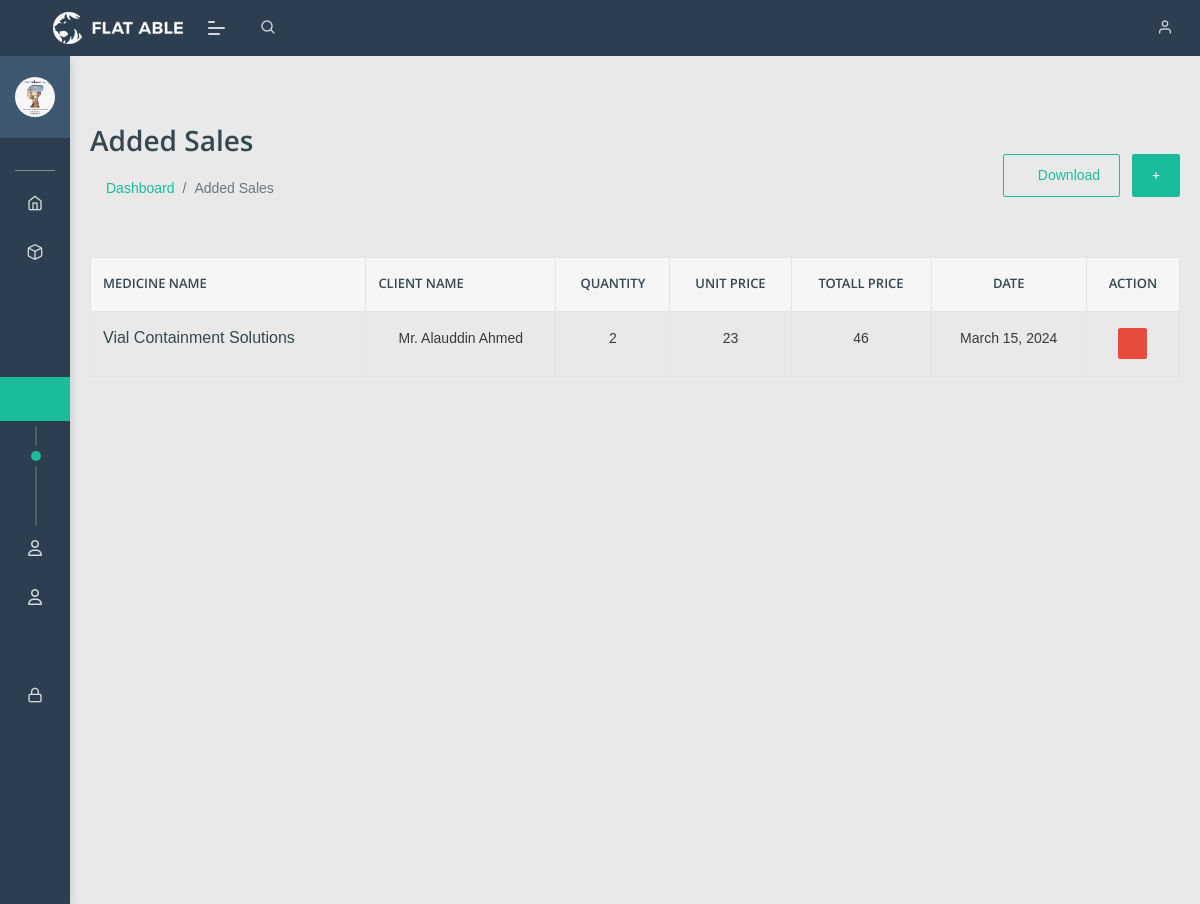
/view-sale/ (signed in), run on the app's committed database.
### Auth_App/models.py (models this page shows, shortened)
class UserProfile(models.Model):
    user = models.OneToOneField(User, on_delete=models.CASCADE, related_name='user_profile')
    addess = models.CharField(max_length=160, null=True)
    dob = models.DateField(null=True)
    phone = models.CharField(max_length=20, null=True)
    profile_pic = models.ImageField(upload_to='profile_img', null=True)

### Pharmacey_App/models.py (models this page shows, shortened)
class Sale(models.Model):
    Product = models.ForeignKey(Medicine, on_delete=models.CASCADE, related_name='sele_medicine')
    client = models.ForeignKey(Client, on_delete=models.CASCADE)
    quntity = models.IntegerField()
    sale_date = models.DateField(auto_now=True)
    def get_total_price(self):
        total = self.Product.selling_Price * self.quntity
        return total

class Medicine(models.Model):
    medicine = models.OneToOneField(Stock_Medisice, on_delete=models.CASCADE)
    selling_Price = models.IntegerField()
    discount = models.IntegerField(null=True, blank=True)
    Description = models.TextField()

class Stock_Medisice(models.Model):
    medicine_name = models.CharField(max_length=160)
    Category = models.ForeignKey(Catagory,on_delete=models.CASCADE)
    Supplier = models.ForeignKey(Suplier, on_delete=models.CASCADE)
    price = models.IntegerField(default=0)
    quatity = models.IntegerField(default=0)
    exire_date = models.DateField()
    medicine_img = models.ImageField(upload_to='medicine_pic')

class Client(models.Model):
    name = models.CharField(max_length=160)
    email = models.EmailField()
    phone = models.CharField(max_length=20)
    company = models.CharField(max_length=150)
    address = models.CharField(max_length=560)
    product = models.CharField(max_length=160)
    description = models.TextField()

### Pharmacey_App/views.py (the view)
# urls.py: path('view-sale/', views.View_Sale, name='view_sale'),
@login_required()
def View_Sale(request):
    sale = Sale.objects.all()
    context = {
        'sale':sale
    }
    return render(request, 'HOD/view_sale.html', context)

### templates/HOD/view_sale.html (shortened to what this page needs)
{% extends "base.html" %}
{% load static %}
{% block body_block %}
<div class="card-body">
    <div class="page-header">
       <div class="row align-items-center">
          <div class="col">
             <h3 class="page-title">Added Sales</h3>
             <ul class="breadcrumb">
                <li class="breadcrumb-item"><a href="index.html">Dashboard</a></li>
                <li class="breadcrumb-item active">Added Sales</li>
             </ul>
          </div>
          <div class="col-auto text-right float-right ml-auto">
             <a href="#" class="btn btn-outline-primary mr-2"><i class="fas fa-download"></i> Download</a>
             <a href="" class="btn btn-primary"><i class="fas fa-plus"></i></a>
          </div>
       </div>
    </div>
    <div class="table-responsive">
        <table class="table table-hover mb-0 table-bordered">
            <thead>
                <tr>
                    <th>Medicine Name</th>
                    <th>Client Name</th>
                    <th class="text-center">Quantity</th>
                    <th class="text-center">Unit Price</th>
                    <th class="text-center">Totall Price</th>
                    <th class="text-center">Date</th>
                    <th class="text-center">Action</th>
                </tr>
            </thead>
            <tbody>
            {% for i in sale %}
                <tr>
                    <td>
                        <div class="d-inline-block align-middle">
                                <h6>{{i.Product.medicine.medicine_name}}</h6>
                            </div>
                        </div>
                    <td class="text-center">{{i.client.name}}</td>
                    <td class="text-center">{{i.quntity}}</td>
                    <td class="text-center">{{i.Product.selling_Price}}</td>
                    <td class="text-center">{{i.get_total_price}}</td>
                    <td class="text-center">{{i.sale_date}}</td>
                    <td class="text-center">
                        <div class="actions">
                            <a href="{% url 'Pharmacey_App:sale_delete' id=i.id %}" class="btn btn-sm btn-danger">
                            <i class="fas fa-trash"></i>
                            </a>
                         </div>
                    </td>
            {% endfor %}
    </div>
</div>
{%endblock%}

### templates/base.html (shortened to what this page needs)
<!DOCTYPE html>
{% load static %}
<html lang="en">
<head>
    <link rel="stylesheet" href="{% static 'assets/css/style.css' %}">
    <link rel="stylesheet" href="{% static 'assets/css/all.min.css' %}">
    <link rel="stylesheet" href="{% static 'assets/css/fontawesome.min.css' %}">
</head>
<body class="">
	<nav class="pcoded-navbar  ">
		<div class="navbar-wrapper  ">
			<div class="navbar-content scroll-div " >
				<div class="">
					<div class="main-menu-header">
						<img class="img-radius" src="{{request.user.user_profile.profile_pic.url}}" alt="User-Profile-Image">
						<div class="user-details">
						</div>
					</div>
				</div>
				<ul class="nav pcoded-inner-navbar ">
					<li class="nav-item pcoded-menu-caption">
					</li>
					<li class="nav-item">
					    <a href="{% url 'Pharmacey_App:Deshbord' %}" class="nav-link "><span class="pcoded-micon"><i class="feather icon-home"></i></span><span class="pcoded-mtext">Dashboard</span></a>
					</li>
					<li class="nav-item pcoded-hasmenu">
						<a href="#!" class="nav-link "><span class="pcoded-micon"><i class="feather icon-box"></i></span><span class="pcoded-mtext">Categories</span></a>
					</li>
                    <li class="nav-item pcoded-hasmenu">
						<a href="#!" class="nav-link "><span class="pcoded-micon"><i class="fa-solid fa-capsules"></i></span><span class="pcoded-mtext">Medicine</span></a>
					</li>
                    <li class="nav-item pcoded-hasmenu">
						<a href="#!" class="nav-link "><span class="pcoded-micon"><i class="fa-solid fa-cart-shopping"></i></span><span class="pcoded-mtext">Stock</span></a>
					</li>
                    <li class="nav-item pcoded-hasmenu">
						<a href="#!" class="nav-link "><span class="pcoded-micon"><i class="fa-solid fa-chart-simple"></i></span><span class="pcoded-mtext">Sales</span></a>
						<ul class="pcoded-submenu">
							<li><a href="{% url 'Pharmacey_App:view_sale' %}">Sale Added</a></li>
							<li><a href="{% url 'Pharmacey_App:add_sale' %}">Add Sale</a></li>
						</ul>
					</li>
                    <li class="nav-item pcoded-hasmenu">
						<a href="#!" class="nav-link "><span class="pcoded-micon"><i class="fa-regular fa-user"></i></span><span class="pcoded-mtext">Suppliers</span></a>
					</li>
					<li class="nav-item pcoded-hasmenu">
						<a href="#!" class="nav-link "><span class="pcoded-micon"><i class="fa-regular fa-user"></i></span><span class="pcoded-mtext">Clients</span></a>
					</li>
                    <li class="nav-item pcoded-hasmenu">
						<a href="#!" class="nav-link "><span class="pcoded-micon"><i class="fa-solid fa-chart-line"></i></span><span class="pcoded-mtext">Repport</span></a>
					</li>
					<li class="nav-item pcoded-hasmenu">
					    <a href="#!" class="nav-link "><span class="pcoded-micon"><i class="feather icon-lock"></i></span><span class="pcoded-mtext">Authentication</span></a>
					</li>
					<li class="nav-item"><a href="{% url 'Auth_app:userprofile' id=request.user.id %}"><span class="pcoded-micon"><i class="fa-solid fa-gears"></i></span><span class="pcoded-mtext">Settings</span></a></li>
				</ul>
			</div>
		</div>
	</nav>
	<header class="navbar pcoded-header navbar-expand-lg navbar-light header-dark">
				<div class="m-header">
					<a class="mobile-menu" id="mobile-collapse" href="#!"><span></span></a>
					<a href="#!" class="b-brand">
						<img src="{% static 'assets/images/logo.png' %}" alt="" class="logo">
					</a>
				</div>
				<div class="collapse navbar-collapse">
					<ul class="navbar-nav mr-auto">
						<li class="nav-item">
							<a href="#!" class="pop-search"><i class="feather icon-search"></i></a>
						</li>
					</ul>
					<ul class="navbar-nav ml-auto">
						<li>
							<div class="dropdown drp-user">
								<a href="#" class="dropdown-toggle" data-toggle="dropdown">
									<i class="feather icon-user"></i>
								</a>
							</div>
						</li>
					</ul>
				</div>
	</header>
<div class="pcoded-main-container">
	<div class="mt-5">
		{% block body_block %}
		{% endblock%}
	</div>
</body>
</html>

### data on the page
Sale: Product.medicine.medicine_name "Vial Containment Solutions", client.name "Mr. Alauddin Ahmed", quntity "2", Product.selling_Price "23", get_total_price "46", sale_date "March 15, 2024"
